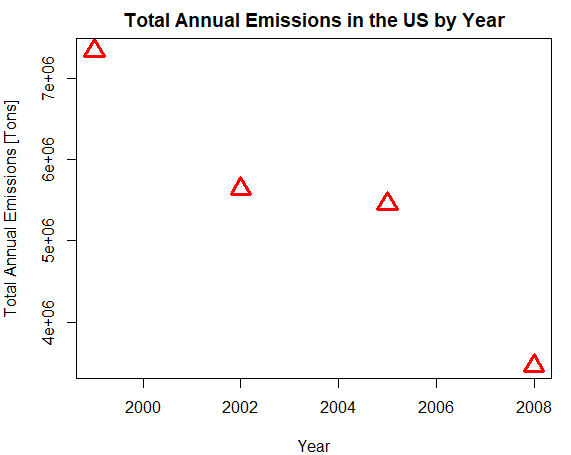

This chart was generated by the following R code:

# Group by year and summarize total emissions across the board
tot.emissions.year <- NEI %>% group_by(year) %>%summarize(Total.Emissions = sum(Emissions, na.rm = TRUE))

tot.emissions.year

with(tot.emissions.year, # plot data 
     plot(x = year, 
          y = Total.Emissions, 
          ylab = "Total Annual Emissions [Tons]", 
          xlab = "Year",
          main = "Total Annual Emissions in the US by Year",
          cex = 2,
          pch = 2,
          col = "red",
          lwd = 3))
tot.emissions.2008 <- tot.emissions.year[tot.emissions.year$year == 2008, 2]
tot.emissions.1999 <- tot.emissions.year[tot.emissions.year$year == 1999, 2]

delta.tot.emissions <- tot.emissions.2008 - tot.emissions.1999
delta.tot.emissions

#####Total emissions from PM2.5 have decreased in the US from 1999 to 2008
